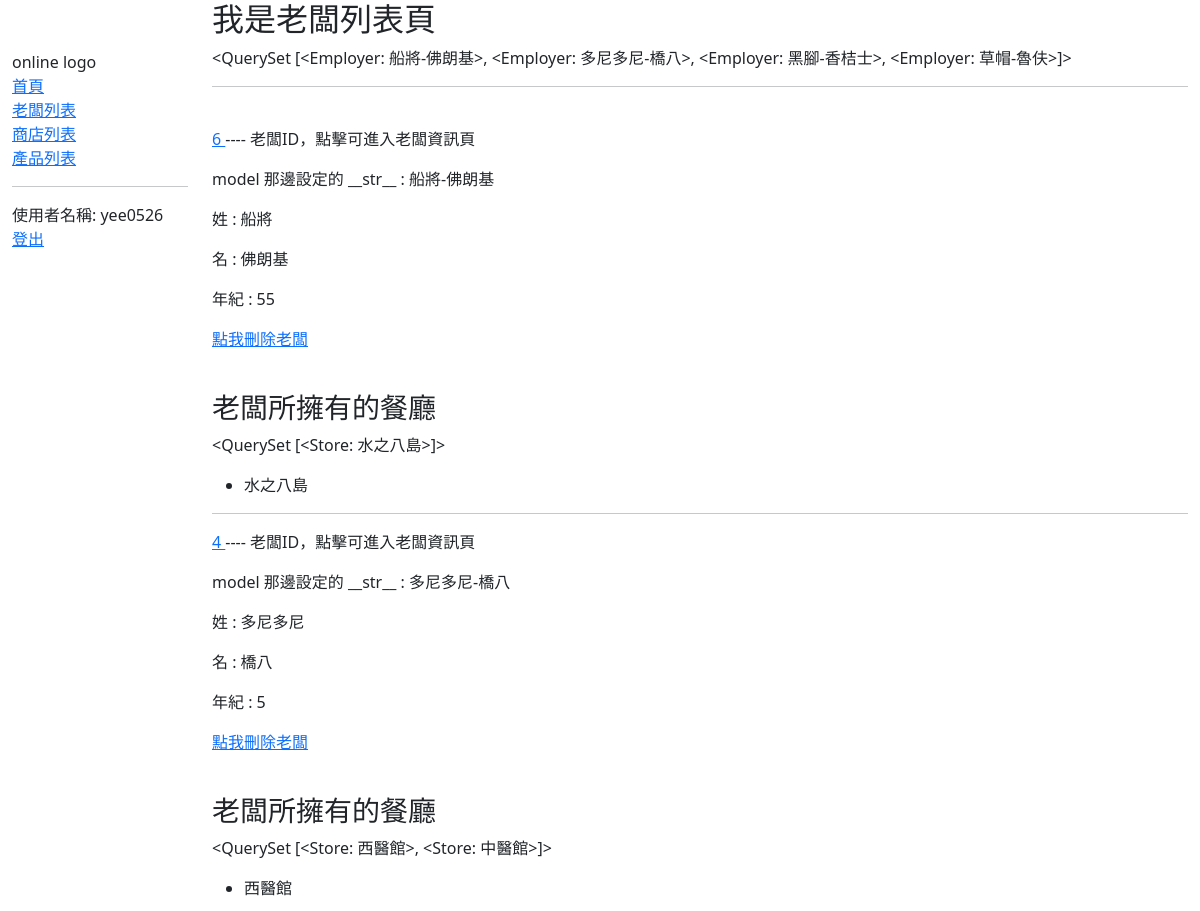
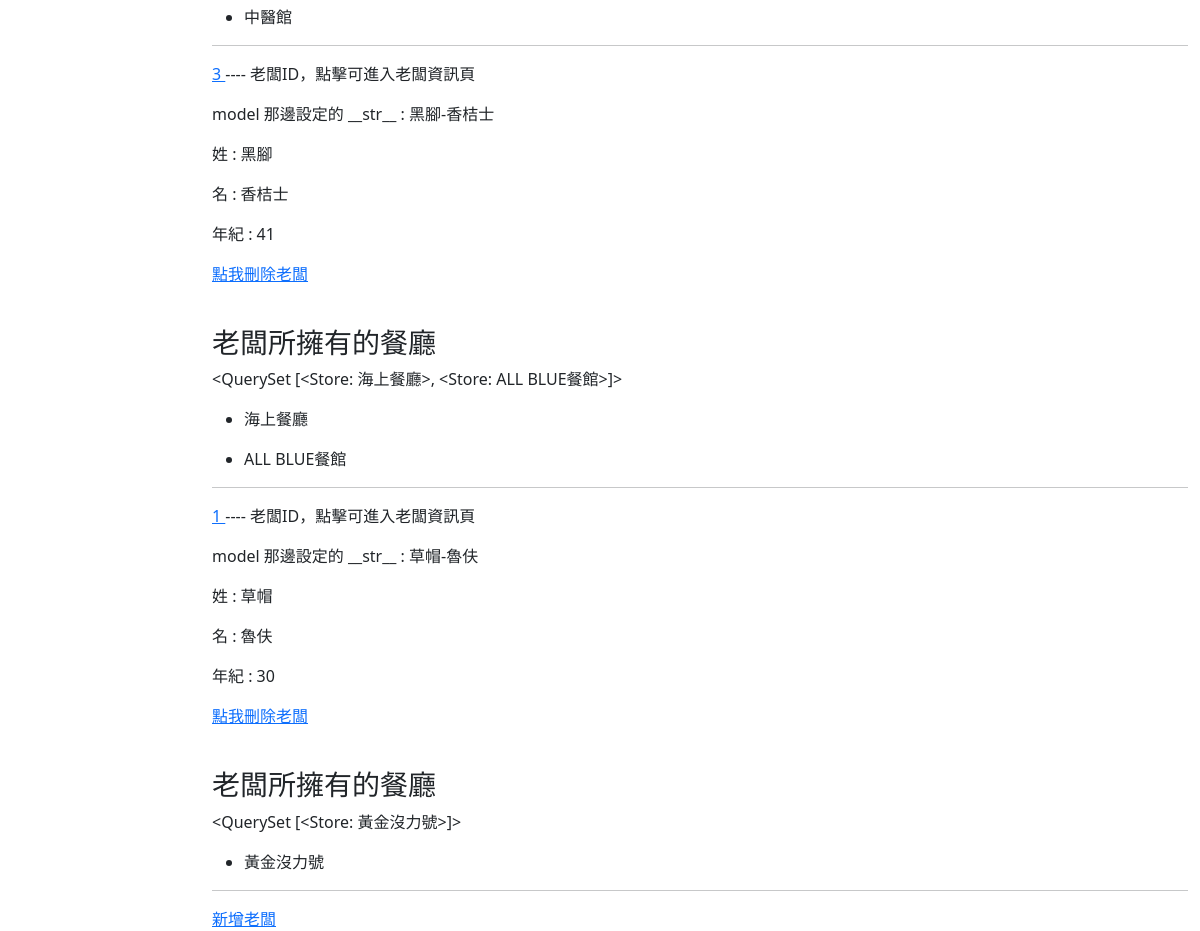
The app's page /online/employers/ (signed in) with its own data (2 pictures, top to bottom).
### online/models.py (models this page shows, shortened)
class Employer(models.Model):
    first_name = models.CharField(max_length=100)
    last_name = models.CharField(max_length=100)
    age = models.PositiveIntegerField()
    class Meta:
        ordering = ['last_name', 'first_name']
    def get_absolute_url(self):
        return reverse('employer-detail', args=[str(self.id)])
    def __str__(self):
        return f'{self.first_name}-{self.last_name}'

class Store(models.Model):
    title = models.CharField(max_length=100)
    description = models.TextField()
    employer = models.ForeignKey(Employer, on_delete=models.SET_NULL, null=True)
    class Meta:
        permissions = (("can_mark_store", "Set store as noticed"),)
    def __str__(self):
        return self.title

### online/views.py (the view)
# urls.py: path("employers/", views.EmployerListView.as_view(), name='employer-list'),
class EmployerListView(LoginRequiredMixin, generic.ListView):
    model = Employer

### online/templates/online/employer_list.html
{% extends 'sidebar.html' %}
{% block content %}
<h2>我是老闆列表頁</h2>
{{ employer_list }}
<hr>
<br>
{% for employer in employer_list %}
  <p>
    <a href="{{ employer.get_absolute_url }}">
      {{ employer.id }}
    </a>
    ----  老闆ID，點擊可進入老闆資訊頁
  </p>
  <p> model 那邊設定的 __str__ : {{ employer }}</p>
  <p>姓 : {{ employer.first_name }}</p>
  <p>名 : {{ employer.last_name }}</p>
  <p>年紀 : {{ employer.age }}</p>
  <p><a href="{% url 'employer-delete' employer.id %}">點我刪除老闆</a></p>
  <br>
  <h3>老闆所擁有的餐廳</h3>
  <p>{{ employer.store_set.all }}</p>
  {% for store in employer.store_set.all %}
    <ul>
      <li>{{ store }}</li>
    </ul>
  {% endfor %}
  <hr>
{% endfor %}
<a href="{% url 'employer-create' %}">新增老闆</a>
{% endblock %}

### online/templates/sidebar.html (shortened to what this page needs)
<!DOCTYPE html>
<html lang="en">
  <head>
    <link
      href="https://cdn.jsdelivr.net/npm/bootstrap@5.1.3/dist/css/bootstrap.min.css"
      rel="stylesheet"
 />
    {% load static %}
    <link rel="stylesheet" href="{% static 'css/styles.css' %}" />
  </head>
  <body>
    <div class="container-fluid">
      <div class="row">
        <div class="col-sm-2">
          {% block sidebar %}
            <ul class="sidebar-nav">
              <li>online logo</li>
              <li><a href="{% url 'index' %}">首頁</a></li>
              <li><a href="{% url 'employer-list' %}">老闆列表</a></li>
              <li><a href="{% url 'store-list' %}">商店列表</a></li>
              <li><a href="{% url 'product-list' %}">產品列表</a></li>
              <hr>
              {% if user.is_authenticated %}
                <li>使用者名稱: {{ user.get_username }}</li>
                <li><a href="{% url 'logout' %}">登出</a></li>
              {% else %}
                <li><a href="{% url 'login' %}?next={{ request.path }}">登入</a></li>
                <li><a href="{% url 'register' %}">註冊</a></li>
              {% endif %}
            </ul>
          {% endblock %}
        </div>
        <div class="col-sm-10 ">
          {% block content %}
          {% endblock %}
        </div>
      </div>
    </div>
  </body>
</html>

### online/static/css/styles.css (style rules this page uses)
.sidebar-nav { margin-top: 50px; padding: 0; list-style: none; }

### records on screen
Employer: first_name+last_name "<QuerySet [<Employer: 船將-佛朗基>, <Employer: 多尼多尼-橋八>, <Employer: 黑腳-香桔士>, <Employer: 草帽-魯伕>]>", id "6", first_name+last_name "船將-佛朗基", first_name "船將", last_name "佛朗基", age "55", store_set.all "<QuerySet [<Store: 水之八島>]>"
Store: title "水之八島"
Employer: id "4", first_name+last_name "多尼多尼-橋八", first_name "多尼多尼", last_name "橋八", age "5", store_set.all "<QuerySet [<Store: 西醫館>, <Store: 中醫館>]>"
Store: title "西醫館"
Store: title "中醫館"
Employer: id "3", first_name+last_name "黑腳-香桔士", first_name "黑腳", last_name "香桔士", age "41", store_set.all "<QuerySet [<Store: 海上餐廳>, <Store: ALL BLUE餐館>]>"
Store: title "海上餐廳"
Store: title "ALL BLUE餐館"
Employer: id "1", first_name+last_name "草帽-魯伕", first_name "草帽", last_name "魯伕", age "30", store_set.all "<QuerySet [<Store: 黃金沒力號>]>"
Store: title "黃金沒力號"

### other values on screen
{{ user.get_username }} "yee0526"
